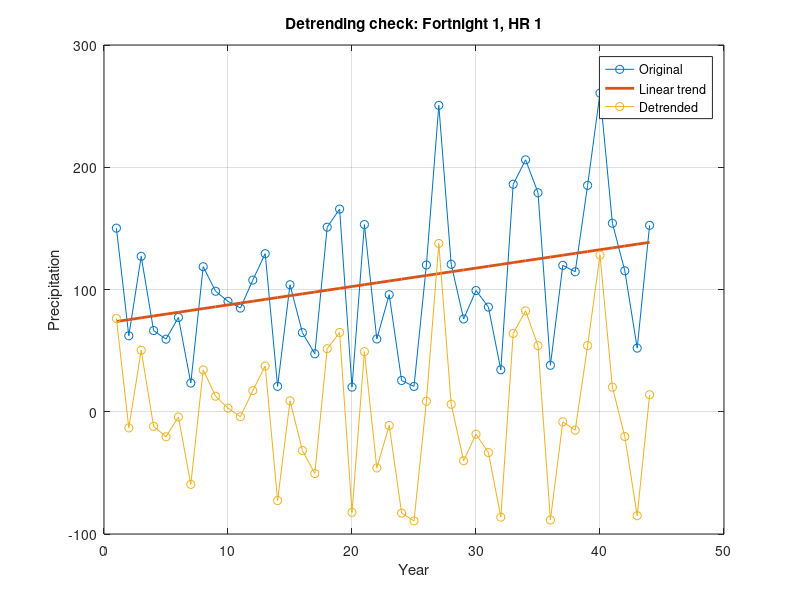

Recreate this plot in MATLAB.
%% Hace el detrend de una matriz

load PPT_CHIRPS_81_24.mat

% ============================================================
% GENERACIÓN DE PRECIPITACIÓN DETRENDED
% ============================================================
%
% PPT_CHIRPS:
%   filas 1:24      -> 24 quincenas
%   fila 25         -> acumulado anual
%   columnas 1:44   -> años 1981-2024
%   columna 45      -> pendiente original (NO SE USA)
%   columna 46      -> ordenada original (NO SE USA)
%   dimensión 3     -> 37 regiones
%
% PPT_CHIRPS_detrended:
%   24 x 44 x 37

% Eje temporal
x = 1:44;

% Crear matriz para los datos detrended
PPT_CHIRPS_detrended = nan(24,44,37);

% Recorrer regiones y quincenas
for r = 1:37
    for q = 1:24
        
        % Serie original de precipitación
        y = squeeze(PPT_CHIRPS_81_24(q,1:44,r));
        
        % Calcular nuevamente la regresión lineal con polyfit
        p = polyfit(x,y,1);
        
        % Constantes obtenidas directamente de polyfit
        m = p(1);
        a = p(2);
        
        % Calcular la tendencia
        tendencia = m .* x + a;
        
        % Eliminar la tendencia
        y_detrended = y - tendencia;
        
        % Guardar la serie detrended
        PPT_CHIRPS_detrended(q,:,r) = y_detrended;
        
    end
end

%% pruebas
q = 1;
r = 1;

% Serie detrended
y_detrended = squeeze(PPT_CHIRPS_detrended(q,:,r));

% Ajustar nuevamente una recta
p_check = polyfit(1:44,y_detrended,1);

fprintf('Pendiente después del detrending = %.12f\n',p_check(1));
fprintf('Ordenada después del detrending  = %.12f\n',p_check(2));
 
%% visualiza
q = 20;
r = 30;

y = squeeze(PPT_CHIRPS_81_24(q,1:44,r));
y_detrended = squeeze(PPT_CHIRPS_detrended(q,:,r));

% Tendencia calculada nuevamente con polyfit
p = polyfit(1:44,y,1);
tendencia = polyval(p,1:44);

figure

plot(1:44,y,'o-','DisplayName','Original')
hold on
plot(1:44,tendencia,'LineWidth',2,'DisplayName','Linear trend')
plot(1:44,y_detrended,'o-','DisplayName','Detrended')

xlabel('Year')
ylabel('Precipitation')
title('Detrending check: Fortnight 1, HR 1')
legend('Location','best')
grid on
